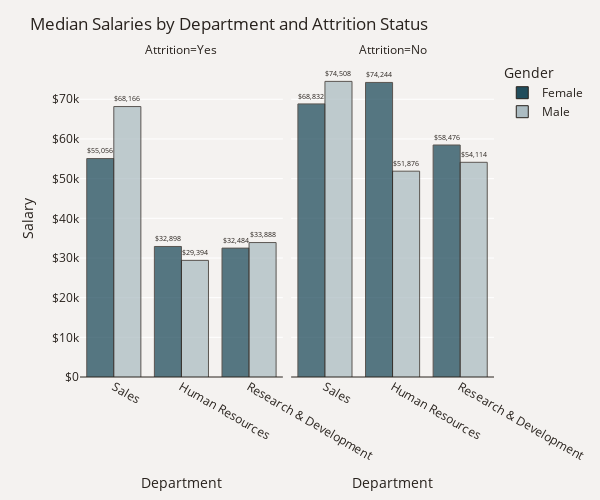

Notebook cell for this chart:
### Markdown cell above
Across each department, women on average have higher salaries than men

### Code cell
plot_df = df.groupby(['Department', 'Attrition', 'Gender'])['MonthlyIncome'].median()
plot_df = plot_df.mul(12).rename('Salary').reset_index().sort_values('Salary', ascending=False).sort_values('Gender')
fig = px.bar(plot_df, x='Department', y='Salary', color='Gender', text='Salary',  
             barmode='group', opacity=0.75, color_discrete_map={'Female': '#214D5C','Male': '#ACBCC2'},
             facet_col='Attrition', category_orders={'Attrition': ['Yes', 'No']})
fig.update_traces(texttemplate='$%{text:,.0f}', textposition='outside',
                  marker_line=dict(width=1, color='#28221D'))
fig.update_yaxes(zeroline=True, zerolinewidth=1, zerolinecolor='#28221D')
fig.update_layout(title_text='Median Salaries by Department and Attrition Status', font_color='#28221D',
                  yaxis=dict(title='Salary',tickprefix='$',range=(0,79900)),width=600,height=500,
                  paper_bgcolor='#F4F2F0', plot_bgcolor='#F4F2F0')

fig.show()

### Figure 1 — Plotly figure (JSON) as saved in the notebook; plotly's stock layout.template omitted (floating-point values rounded to 4 significant figures)
{"data": [{"alignmentgroup": "True", "hovertemplate": "Gender=Female<br>Attrition=Yes<br>Department=%{x}<br>Salary=%{text}<extra></extra>", "legendgroup": "Female", "marker": {"color": "#214D5C", "line": {"color": "#28221D", "width": 1}, "opacity": 0.75, "pattern": {"shape": ""}}, "name": "Female", "offsetgroup": "Female", "orientation": "v", "showlegend": true, "text": [55056, 32898, 32484], "textposition": "outside", "texttemplate": "$%{text:,.0f}", "type": "bar", "x": ["Sales", "Human Resources", "Research & Development"], "xaxis": "x", "y": [55056, 32898, 32484], "yaxis": "y"}, {"alignmentgroup": "True", "hovertemplate": "Gender=Female<br>Attrition=No<br>Department=%{x}<br>Salary=%{text}<extra></extra>", "legendgroup": "Female", "marker": {"color": "#214D5C", "line": {"color": "#28221D", "width": 1}, "opacity": 0.75, "pattern": {"shape": ""}}, "name": "Female", "offsetgroup": "Female", "orientation": "v", "showlegend": false, "text": [74244, 68832, 58476], "textposition": "outside", "texttemplate": "$%{text:,.0f}", "type": "bar", "x": ["Human Resources", "Sales", "Research & Development"], "xaxis": "x2", "y": [74244, 68832, 58476], "yaxis": "y2"}, {"alignmentgroup": "True", "hovertemplate": "Gender=Male<br>Attrition=Yes<br>Department=%{x}<br>Salary=%{text}<extra></extra>", "legendgroup": "Male", "marker": {"color": "#ACBCC2", "line": {"color": "#28221D", "width": 1}, "opacity": 0.75, "pattern": {"shape": ""}}, "name": "Male", "offsetgroup": "Male", "orientation": "v", "showlegend": true, "text": [68166, 33888, 29394], "textposition": "outside", "texttemplate": "$%{text:,.0f}", "type": "bar", "x": ["Sales", "Research & Development", "Human Resources"], "xaxis": "x", "y": [68166, 33888, 29394], "yaxis": "y"}, {"alignmentgroup": "True", "hovertemplate": "Gender=Male<br>Attrition=No<br>Department=%{x}<br>Salary=%{text}<extra></extra>", "legendgroup": "Male", "marker": {"color": "#ACBCC2", "line": {"color": "#28221D", "width": 1}, "opacity": 0.75, "pattern": {"shape": ""}}, "name": "Male", "offsetgroup": "Male", "orientation": "v", "showlegend": false, "text": [74508, 54114, 51876], "textposition": "outside", "texttemplate": "$%{text:,.0f}", "type": "bar", "x": ["Sales", "Research & Development", "Human Resources"], "xaxis": "x2", "y": [74508, 54114, 51876], "yaxis": "y2"}], "layout": {"annotations": [{"font": {}, "showarrow": false, "text": "Attrition=Yes", "x": 0.245, "xanchor": "center", "xref": "paper", "y": 1, "yanchor": "bottom", "yref": "paper"}, {"font": {}, "showarrow": false, "text": "Attrition=No", "x": 0.755, "xanchor": "center", "xref": "paper", "y": 1, "yanchor": "bottom", "yref": "paper"}], "barmode": "group", "font": {"color": "#28221D"}, "height": 500, "legend": {"title": {"text": "Gender"}, "tracegroupgap": 0}, "margin": {"t": 60}, "paper_bgcolor": "#F4F2F0", "plot_bgcolor": "#F4F2F0", "title": {"text": "Median Salaries by Department and Attrition Status"}, "width": 600, "xaxis": {"anchor": "y", "autorange": true, "domain": [0, 0.49], "range": [-0.5, 2.5], "title": {"text": "Department"}, "type": "category"}, "xaxis2": {"anchor": "y2", "autorange": true, "domain": [0.51, 1], "matches": "x", "range": [-0.5, 2.5], "title": {"text": "Department"}, "type": "category"}, "yaxis": {"anchor": "x", "domain": [0, 1], "range": [0, 79900], "tickprefix": "$", "title": {"text": "Salary"}, "type": "linear", "zeroline": true, "zerolinecolor": "#28221D", "zerolinewidth": 1}, "yaxis2": {"anchor": "x2", "domain": [0, 1], "matches": "y", "showticklabels": false, "type": "linear", "zeroline": true, "zerolinecolor": "#28221D", "zerolinewidth": 1}}}
